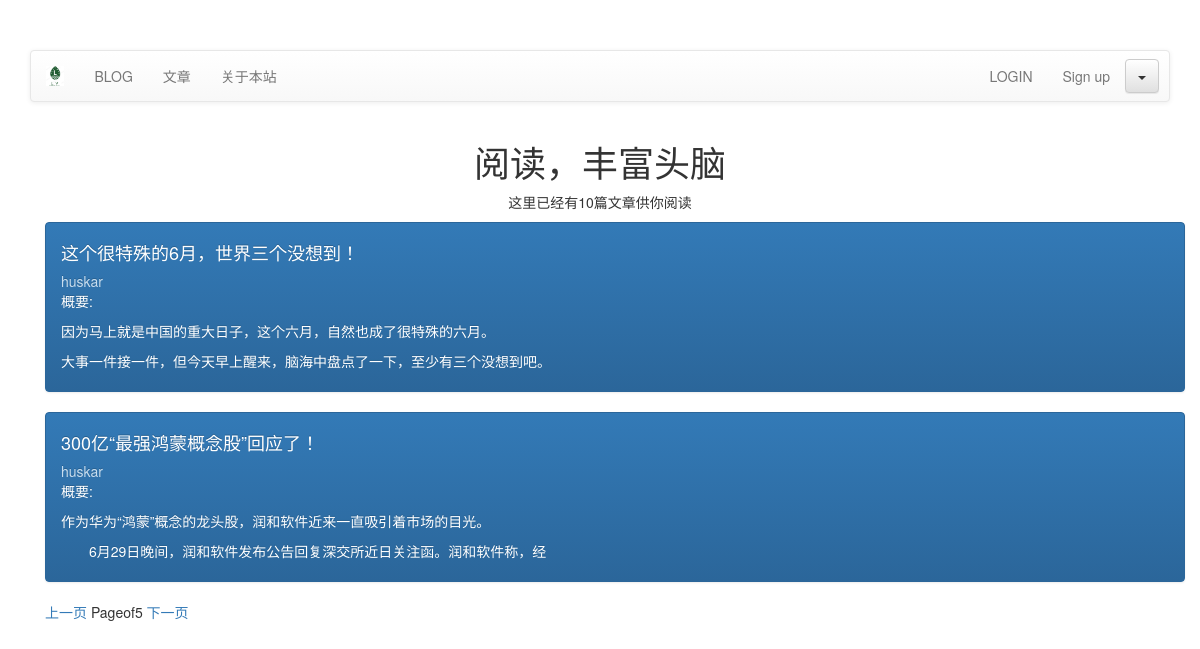
The app's page /blog/article/list-article-titles/?page=2 with its own data.
### article/models.py (models this page shows, shortened)
class ArticlePost(models.Model):
    author = models.ForeignKey(User, related_name="article", on_delete=models.PROTECT)
    title = models.CharField(max_length=200)
    slug = models.SlugField(max_length=500)
    column = models.ForeignKey(ArticleColumn, related_name="article_column", on_delete=models.PROTECT)
    body = models.TextField()
    created = models.DateTimeField(default=timezone.now())
    update = models.DateTimeField(auto_now=True)
    users_like = models.ManyToManyField(User, related_name="articles_like", blank=True)
    article_tag = models.ManyToManyField(ArticleTag, related_name='article_tag', blank=True)
    class Meta:
        ordering = ("-update",)
        index_together = (("id", "slug"),)
    def get_url_path(self):
        return reverse("article:list_article_detail", args=[self.id, self.slug])

### article/list_views.py (the view)
# urls.py: url(r'^list-article-titles/(?P<username>[-\w]+)/$', list_views.article_titles, name="author_articles"),
def article_titles(request, username=None):
    if username:
        user = User.objects.get(username=username)
        article_title = ArticlePost.objects.filter(author=user)
        try:
            userinfo = user.userinfo
        except:
            userinfo = None
    else:
        article_title = ArticlePost.objects.all()
    paginator = Paginator(article_title, 2)
    page = request.GET.get("page")
    try:
        current_page = paginator.page(page)
        articles = current_page.object_list
    except PageNotAnInteger:
        current_page = paginator.page(1)
        articles = current_page.object_list
    except EmptyPage:
        current_page = paginator.page(paginator.num_pages)
        articles = current_page.object_list
    if username:
        return render(request, "article/list/author_articles.html", {"articles": articles, "page": current_page})
    return render(request, "article/list/article_titles.html", {"articles": articles, "page": current_page})

### article/templatetags/article_tags.py (called while the page is built)
@register.simple_tag
def total_article():
    return ArticlePost.objects.count()

### templates/article/list/article_titles.html (shortened to what this page needs)
{% extends "base.html" %}
{% load article_tags %}
{% block content %}
<div class="row text-center vertical-middle-sm">
    <h1>阅读，丰富头脑</h1>
    <p>这里已经有{% total_article %}篇文章供你阅读</p>
</div>
<div class="container">
    {% for article in articles %}
    <div class="list-group">
       <a href="{{ article.get_url_path }}" class="list-group-item active">
        <h4 class="list-group-heading">{{ article.title }}</h4>
        <p class="list-group-item-text">{{ article.author.username }}</p>
        <p class="list-group-ite,m-text">概要:{{ article.body|slice:"70"|linebreaks }}</p>
       </a>
    </div>
    {% endfor %}
{% include "article/paginator.html" %}
</div>
{% endblock %}

### records on screen
ArticlePost: title "这个很特殊的6月，世界三个没想到！", author.username "huskar", body "因为马上就是中国的重大日子，这个六月，自然也成了很特殊的六月。 大事一件接一件，但今天早上醒来，脑海中盘点了一下，至少有三个没想到吧。"
ArticlePost: title "300亿“最强鸿蒙概念股”回应了！", author.username "huskar", body "作为华为“鸿蒙”概念的龙头股，润和软件近来一直吸引着市场的目光。 6月29日晚间，润和软件发布公告回复深交所近日关注函。润和软件称，经"

### other values on screen
{{ page.paginator.num_pages }} "5"
